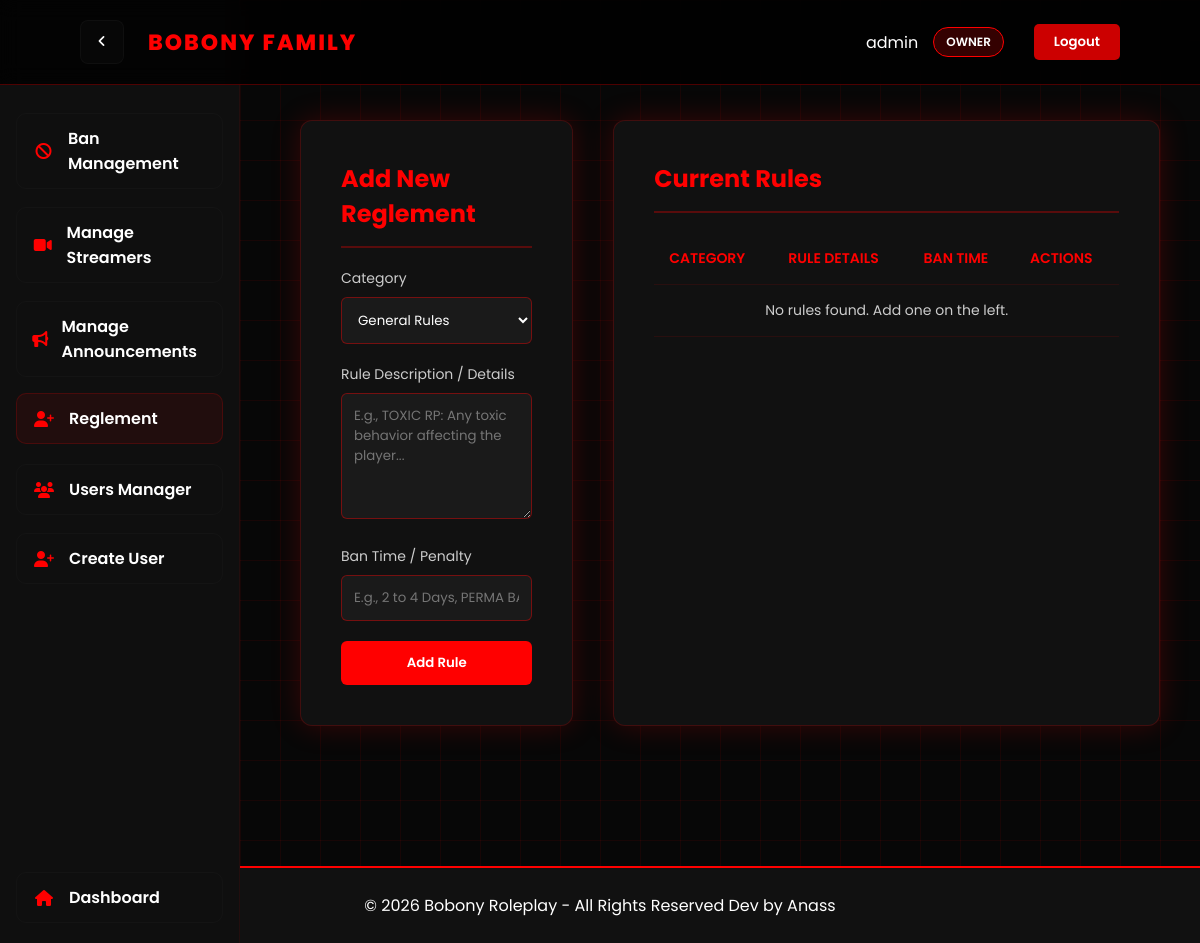
The page /reglement_panel.php (signed in) on the database as committed earlier.
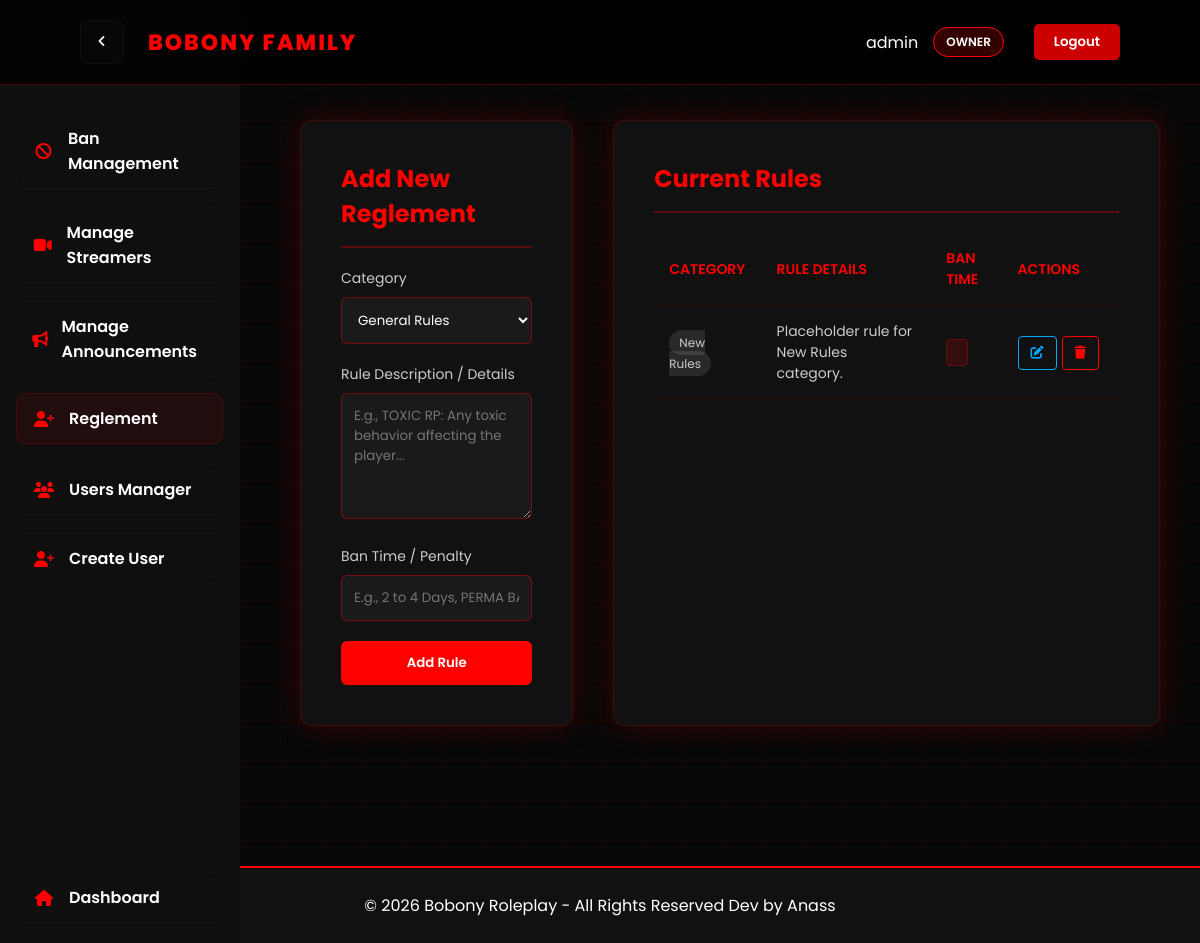
The same page on the database as committed later.
### tables this page shows
CREATE TABLE IF NOT EXISTS reglements (
    id INT AUTO_INCREMENT PRIMARY KEY,
    category VARCHAR(255) NOT NULL DEFAULT 'General Rules',
    rule_text TEXT NOT NULL,
    ban_time VARCHAR(255) NULL,
    created_at TIMESTAMP DEFAULT CURRENT_TIMESTAMP
);

### reglement_panel.php (the view, shortened to what this page needs)
<?php
require 'config.php';
$username = $_SESSION['username'];
$role = $_SESSION['role'];
$edit_mode = false;
$edit_data = null;
?>
<!DOCTYPE html>
<html>
<head>
    <link rel="stylesheet" href="https://cdnjs.cloudflare.com/ajax/libs/font-awesome/6.4.0/css/all.min.css">
</head>
<body>
<aside class="sidebar" id="sidebar">
    <br><br><br>
    <a href="ban_management.php" class="side-btn"><i class="fas fa-ban"></i><span>Ban Management</span></a>
    <a href="streamers_panel.php" class="side-btn"><i class="fas fa-video"></i><span>Manage Streamers</span></a>
    <a href="announcement_panel.php" class="side-btn"><i class="fas fa-bullhorn"></i><span>Manage Announcements</span></a>
    <a href="reglement_panel.php" class="side-btn active"><i class="fas fa-user-plus"></i><span>Reglement</span></a>
    <?php if (isset($_SESSION['role']) && $_SESSION['role'] === 'owner'): ?>
        <a href="users_manager.php" class="side-btn"><i class="fas fa-users"></i><span>Users Manager</span></a>
        <a href="create_user.php" class="side-btn"><i class="fas fa-user-plus"></i><span>Create User</span></a>
    <?php endif; ?>
    <div style="flex:1"></div>
    <a href="dashboard.php" class="side-btn"><i class="fas fa-home"></i><span>Dashboard</span></a>
</aside>
<nav>
    <div style="display:flex;align-items:center;gap:12px">
        <button id="sidebarToggle" class="sidebar-toggle" title="Toggle menu"><i id="sidebarToggleIcon" class="fas fa-angle-left"></i></button>
        <div class="logo">BOBONY FAMILY</div>
    </div>
    <div class="nav-right">
        <div class="user-info">
            <span><?php echo htmlspecialchars($username); ?></span>
            <div class="user-badge"><?php echo htmlspecialchars($role); ?></div>
        </div>
        <form method="POST" action="logout.php" style="margin: 0;">
            <button type="submit" class="logout-btn">Logout</button>
        </form>
    </div>
</nav>
<div class="container">
    <div class="dashboard">
        <div class="form-box">
            <h2><?php echo $edit_mode ? 'Edit Reglement' : 'Add New Reglement'; ?></h2>
            <form method="POST">
                <label>Category</label>
                <select name="category" required>
                    <?php
                    $categories = [
                        'General Rules',
                        'Illegal Rules',
                        'Streamer Rules',
                        'Heist / Braquages Rules',
                        'Blacklisted Words'
                    ];
                    $current_cat = $edit_mode ? $edit_data['category'] : '';
                    foreach($categories as $cat) {
                        $selected = ($current_cat == $cat) ? 'selected' : '';
                        echo "<option value=\"$cat\" $selected>$cat</option>";
                    }
                    ?>
                </select>
                <label>Rule Description / Details</label>
                <textarea name="rule_text" rows="5" placeholder="E.g., TOXIC RP: Any toxic behavior affecting the player..." required><?php echo $edit_mode ? htmlspecialchars($edit_data['rule_text']) : ''; ?></textarea>
                <label>Ban Time / Penalty</label>
                <input type="text" name="ban_time" placeholder="E.g., 2 to 4 Days, PERMA BAN, Warning..." value="<?php echo $edit_mode ? htmlspecialchars($edit_data['ban_time']) : ''; ?>" required>
                <?php if($edit_mode): ?>
                    <button type="submit" name="update" class="action-btn">Update Rule</button>
                    <a href="reglement_panel.php" class="cancel-btn">Cancel</a>
                <?php else: ?>
                    <button type="submit" name="submit" class="action-btn">Add Rule</button>
                <?php endif; ?>
            </form>
        </div>
        <div class="list-box">
            <h2>Current Rules</h2>
            <div style="overflow-x:auto;">
                <table>
                    <thead>
                        <tr>
                            <th>Category</th>
                            <th>Rule Details</th>
                            <th>Ban Time</th>
                            <th>Actions</th>
                        </tr>
                    </thead>
                    <tbody>
                        <?php
                        $result = $conn->query("SELECT * FROM reglements ORDER BY category, id DESC");
                        if($result->num_rows > 0) {
                            while($row = $result->fetch_assoc()){
                                echo "<tr>";
                                echo "<td><span class='category-badge'>".htmlspecialchars($row['category'])."</span></td>";
                                echo "<td>".htmlspecialchars($row['rule_text'])."</td>";
                                echo "<td><span class='ban-badge'>".htmlspecialchars($row['ban_time'])."</span></td>";
                                echo "<td style='white-space: nowrap;'>";
                                echo "<a href='reglement_panel.php?edit=".$row['id']."' class='btn btn-edit'><i class='fas fa-edit'></i></a>";
                                echo "<a href='reglement_panel.php?delete=".$row['id']."' class='btn btn-delete' onclick=\"return confirm('Are you sure you want to delete this rule?');\"><i class='fas fa-trash'></i></a>";
                                echo "</td>";
                                echo "</tr>";
                            }
                        } else {
                            echo "<tr><td colspan='4' style='text-align:center;'>No rules found. Add one on the left.</td></tr>";
                        }
                        ?>
                    </tbody>
                </table>
            </div>
        </div>
    </div>
</div>
<footer>
    © 2026 Bobony Roleplay - All Rights Reserved Dev by Anass
</footer>
</body>
</html>

### reglement_panel.php (style rules this page uses)
* { margin: 0; padding: 0; box-sizing: border-box; font-family: 'Poppins', sans-serif; }
body { background: #070707; color: white; overflow-x: hidden; }
body::before { content: ""; position: fixed; width: 100%; height: 100%; background-image: linear-gradient(rgba(255,0,0,0.07) 1px, transparent 1px), linear-gradient(90deg, rgba(255,0,0,0.07) 1px, transparent 1px); background-size: 40px 40px; z-index: -2; }
body::after { content: ""; position: fixed; width: 100%; height: 100%; background: radial-gradient(circle at 50% 30%, rgba(255,0,0,0.15), transparent 70%); z-index: -1; }
nav { position: fixed; width: 100%; padding: 20px 80px; display: flex; justify-content: space-between; align-items: center; background: rgba(0,0,0,0.8); backdrop-filter: blur(10px); border-bottom: 1px solid rgba(255,0,0,0.3); z-index: 1000; }
.logo { font-weight: 800; font-size: 22px; color: red; letter-spacing: 2px; }
.nav-right { display: flex; align-items: center; gap: 30px; }
.user-info { display: flex; align-items: center; gap: 15px; }
.user-badge { background: rgba(255,0,0,0.2); border: 1px solid red; padding: 5px 12px; border-radius: 20px; font-size: 12px; font-weight: 600; text-transform: uppercase; }
.logout-btn { background: rgba(255,0,0,0.8); color: white; border: none; padding: 8px 20px; border-radius: 5px; cursor: pointer; transition: 0.3s; font-weight: 600; }
.sidebar { position: fixed; left: 0; top: 0; width: 240px; height: 100%; background: #0f0f0f; border-right: 1px solid rgba(255,0,0,0.08); padding: 20px 16px; z-index: 900; display: flex; flex-direction: column; gap: 18px; }
.side-btn { display: flex; align-items: center; gap: 12px; padding: 12px 14px; border-radius: 10px; text-decoration: none; color: #fff; background: transparent; border: 1px solid rgba(255,255,255,0.02); transition: 0.3s; }
.side-btn i { width: 26px; text-align: center; color: red; }
.side-btn span { font-weight: 600; }
.side-btn:hover, .side-btn.active { background: rgba(255,0,0,0.08); border-color: rgba(255,0,0,0.18); transform: translateY(-2px); }
.sidebar-toggle { width: 44px; height: 44px; border-radius: 8px; display: flex; align-items: center; justify-content: center; background: rgba(255,255,255,0.02); border: 1px solid rgba(255,255,255,0.03); color: #fff; cursor: pointer; margin-right: 12px; }
.container { padding: 120px 40px 80px; margin-left: 260px; transition: margin-left .25s ease; max-width: 1400px; }
.dashboard { display: grid; grid-template-columns: 1fr 2fr; gap: 40px; }
.form-box, .list-box { background: #111; padding: 40px; border-radius: 12px; box-shadow: 0 0 30px rgba(255,0,0,0.2); border: 1px solid rgba(255,0,0,0.2); }
.form-box h2, .list-box h2 { color: red; margin-bottom: 20px; border-bottom: 2px solid rgba(255,0,0,0.3); padding-bottom: 15px; }
label { display: block; margin-bottom: 8px; color: #ccc; font-size: 14px; }
input, textarea, select { width: 100%; padding: 12px; margin-bottom: 20px; background: #1a1a1a; border: 1px solid rgba(255,0,0,0.4); color: white; border-radius: 6px; }
button.action-btn { background: red; border: none; padding: 12px 25px; color: white; font-weight: 600; cursor: pointer; border-radius: 6px; transition: 0.3s; width: 100%; }
table { width: 100%; border-collapse: collapse; }
th, td { text-align: left; padding: 15px; border-bottom: 1px solid rgba(255,0,0,0.1); }
th { color: red; font-weight: 600; text-transform: uppercase; font-size: 14px; }
td { color: #ccc; font-size: 14px; }
.btn { padding: 6px 12px; border-radius: 4px; text-decoration: none; font-size: 13px; font-weight: 600; transition: 0.3s; display: inline-block; margin-right: 5px; }
.btn-edit { background: transparent; border: 1px solid #00a8ff; color: #00a8ff; }
.btn-delete { background: transparent; border: 1px solid red; color: red; }
.category-badge { background: rgba(255,255,255,0.1); padding: 4px 10px; border-radius: 20px; font-size: 12px; }
.ban-badge { background: rgba(255,0,0,0.15); color: #ff6b6b; padding: 4px 10px; border-radius: 4px; border: 1px solid rgba(255,0,0,0.3); font-size: 12px; font-weight: bold; }
footer { text-align: center; padding: 25px; background: #111; border-top: 2px solid red; margin-top: 60px; }

Rows that differ between the two databases and show on the page:
added reglements: category "New Rules", rule_text "Placeholder rule for New Rules category."
Other text that changed with them:
text no longer shown: "No rules found. Add one on the left."
